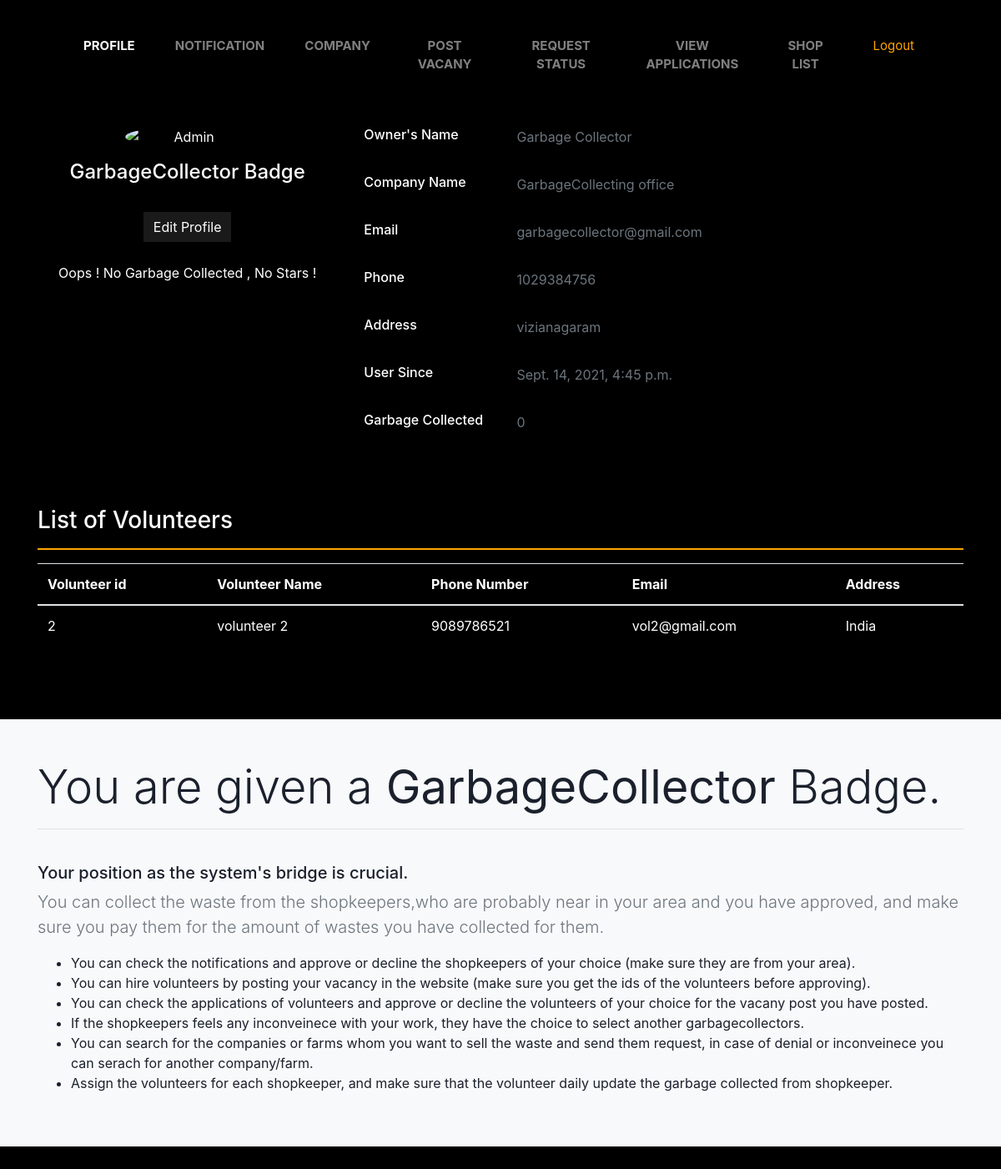
/profile_garbagecollector/1, run on the app's committed database.
### my_app/models.py (models this page shows, shortened)
class garbagecollecter(models.Model):
    id = models.AutoField(primary_key=True)
    garbagecollectorname = models.CharField("Owner's name",max_length=225)
    garbagecollector_company_name = models.CharField("Your Shop name",max_length=255)
    password = models.CharField("Password",max_length=100)
    phone = models.CharField("Your Phone Number",max_length=100)
    email = models.EmailField("Your Email")
    city = models.CharField("Your City",max_length=200)
    state = models.CharField("Your State",max_length=200)
    address = models.CharField("Your Address",max_length=200)
    picker = models.ForeignKey(volunteer,on_delete=CASCADE,related_name="garbagecollector_collector",default=1)
    volunteers = models.ManyToManyField(volunteer, blank=True, related_name="garabgecollector_volunteers")
    garbage_collected = models.IntegerField(default=0)
    created_on = models.DateTimeField(auto_now_add=True)

class volunteer(models.Model):
    id = models.AutoField(primary_key=True)
    name = models.CharField("Owner's name",max_length=225)
    password = models.CharField("Password",max_length=100)
    phone = models.CharField("Your Phone Number",max_length=100)
    email = models.EmailField("Your Email")
    address = models.CharField("Your Address",max_length=200)
    created_on = models.DateTimeField(auto_now_add=True)

### my_app/views.py (the view)
# urls.py: path('profile_garbagecollector/<int:id>',views.garbagecollector_profile,name="profile_garbagecollector"),
def garbagecollector_profile(request,id):
    member = garbagecollecter.objects.get(id=id)
    return render(request,'garbagecollector/garbagecollector_page.html',{'member':member})

### my_app/templates/garbagecollector/garbagecollector_page.html (shortened to what this page needs)
<!DOCTYPE html>
<html lang="en">
<head>
    <link rel="stylesheet" href="https://maxcdn.bootstrapcdn.com/bootstrap/4.0.0/css/bootstrap.min.css">
</head>
<body>
        <div class="container">
          <div class="container">
          <nav class="navbar navbar-expand-sm navbar-dark text-center">
            <div class="collapse navbar-collapse" id="navbarNav">
              <ul class="navbar-nav">
                <li class="nav-item active">
                  <a class="nav-link" href="{% url 'profile_garbagecollector' member.id %}">Profile</a>
                </li>
                <li class="nav-item">
                  <a class="nav-link" href="{% url 'Requests_view_shop' member.id %}">Notification</a>
                </li>
                <li class="nav-item">
                  <a class="nav-link" href="{% url 'search_company' member.id %}">Company</a>
                </li>
                <li class="nav-item">
                  <a class="nav-link" href="{% url 'vacancy_garbagecollector' member.id %}">Post Vacany</a>
                </li>
                <li class="nav-item">
                  <a class="nav-link" href="{% url 'Company' member.id %}">Request Status</a>
                </li>
                <li class="nav-item">
                  <a class="nav-link" href="{% url 'View_application_gar' member.id %}">View Applications</a>
                </li>
                <li class="nav-item">
                  <a class="nav-link" href="{% url 'Shops_list' member.id %}">Shop List</a>
                </li>
                <form method="POST" action="{% url 'logout' %}">
                  <li class="nav-item">
                    <input style="padding: .5em .8em;font-size: 15px;color: orange;background: none;border: none;" type="submit" value="Logout">
                  </li>
                </form>
              </ul>
            </div>
          </nav>
          </div>
          <br>
                  <div class="row gutters-sm">
                    <div class="col-md-4 mb-3">
                      <div class="card">
                        <div class="card-body">
                          <div class="d-flex flex-column align-items-center text-center">
                            <img src="https://th.bing.com/th/id/OIP.ajpGSnqh7Hn_c-7m4C47swHaHa?w=180&h=180&c=7&r=0&o=5&dpr=1.25&pid=1.7" alt="Admin" class="rounded-circle" width="150">
                            <div class="mt-3">
                              <h4>GarbageCollector Badge</h4><br>
                              <a style="text-decoration: none;color:white"class="btn btn-three" href="{% url 'gar_edit' member.id %}" >Edit Profile</a><br><br>
                              {% if member.garbage_collected == 0 %}
                              Oops ! No Garbage Collected , No Stars !
                              {% elif member.garbage_collected == 5 %}
                              {{ member.garbage_collected }} Yeah ! Good Start !
                              {% elif member.garbage_collected == 10 %}
                              {{ member.garbage_collected }} Yeah ! Good ! &starf;
                              {% elif member.garbage_collected == 100 %}
                              {{ member.garbage_collected }} Yeah ! Good ! &starf;&starf;
                              {% else %}
                              {{ member.garbage_collected }}
                              {% endif %}
                            </div>
                          </div>
                        </div>
                      </div>
                    </div>
                    <div class="col-md-8">
                      <div class="card mb-3">
                        <div class="card-body">
                          <div class="row">
                            <div class="col-sm-3">
                              <h6 class="mb-0">Owner's Name</h6>
                            </div>
                            <div class="col-sm-9 text-secondary" >
                              {{ member.garbagecollectorname }}
                            </div>
                          </div>
                          <hr>
                          <div class="row">
                            <div class="col-sm-3">
                              <h6 class="mb-0">Company Name</h6>
                            </div>
                            <div class="col-sm-9 text-secondary">
                              {{ member.garbagecollector_company_name }}
                            </div>
                          </div>
                          <hr>
                          <div class="row">
                            <div class="col-sm-3">
                              <h6 class="mb-0">Email</h6>
                            </div>
                            <div class="col-sm-9 text-secondary">
                              {{ member.email }}
                            </div>
                          </div>
                          <hr>
                          <div class="row">
                            <div class="col-sm-3">
                              <h6 class="mb-0">Phone</h6>
                            </div>
                            <div class="col-sm-9 text-secondary">
                              {{ member.phone }}
                            </div>
                          </div>
                          <hr>
                          <div class="row">
                            <div class="col-sm-3">
                              <h6 class="mb-0">Address</h6>
                            </div>
                            <div class="col-sm-9 text-secondary">
                                {{ member.address }}
                            </div>
                          </div>
                          <hr>
                          <div class="row">
                            <div class="col-sm-3">
                              <h6 class="mb-0">User Since</h6>
                            </div>
                            <div class="col-sm-9 text-secondary">
                              {{ member.created_on }}
                            </div>
                          </div>
                          <hr>
                          <div class="row">
                            <div class="col-sm-3">
                              <h6 class="mb-0">Garbage Collected</h6>
                            </div>
                            <div class="col-sm-9 text-secondary">
                              {{ member.garbage_collected }}
                            </div>
                          </div>
                          <hr>
                        </div>
                      </div>
                    </div>
                  </div>
                </div>
      <div class="container" style="margin-top: 2%;">
        <h3 style="color: white;">List of Volunteers</h3><hr style="background: orange;border: 1px solid orange;">
          <table class="table" style="color: white;">
            <thead>
              <tr>
                <th>Volunteer id</th>
                <th>Volunteer Name</th>
                <th>Phone Number</th>
                <th>Email</th>
                <th>Address</th>
              </tr>
            </thead>
            <tbody>
              {% for i in member.volunteers.all %}
              <tr>
                <td>{{ i.id }}</td>
                <td>{{ i.name }}</td>
                <td>{{ i.phone }}</td>
                <td>{{ i.email }}</td>
                <td>{{ i.address }}</td>
              </tr>
              {% endfor %}
            </tbody>
          </table>
        </div>
<br>
<br><br>
          <div class="bg-light">
            <div class="container py-5">
              <div class="row align-items-center">
                <div class="col-lg-12">
                  <h4 class="display-4">You are given a <b>GarbageCollector</b> Badge.</h4><hr><br>
                  <h5>Your position as the system's bridge is crucial.</h5>
                  <p class="lead text-muted"> You can collect the waste from the shopkeepers,who are probably near in your area and you have approved, and make sure you pay them for the amount of wastes you have collected for them.
                  </p>
                  <ul>
                    <li>You can check the notifications and approve or  decline the shopkeepers of your choice (make sure they are from your area).</li>
                    <li>You can hire volunteers by posting your vacancy in the website (make sure you get the ids of the volunteers before approving).</li>
                    <li>You can check the applications of volunteers and approve or  decline the volunteers of your choice for the vacany post you have posted.</li>
                    <li>If the shopkeepers feels any inconveinece with your work, they have the choice to select another garbagecollectors.</li>
                    <li>You can search for the companies or farms whom you want to sell the waste and send them request, in case of denial or inconveinece you can serach for another company/farm.</li>
                    <li>Assign the volunteers for each shopkeeper, and make sure that the volunteer daily update the garbage collected from shopkeeper.</li>
                  </ul>
                </div>
              </div>
            </div>
          </div>
          <br>
          <br>
</body>
</html>

### my_app/templates/garbagecollector/garbagecollector_page.html (style rules this page uses)
body { margin-top:20px; color: #1a202c; text-align: left; background-color: black; }
.card { box-shadow: 0 1px 3px 0 rgba(0,0,0,.1), 0 1px 2px 0 rgba(0,0,0,.06); }
.card { position: relative; display: flex; flex-direction: column; min-width: 0; word-wrap: break-word; background-color: transparent; background-clip: border-box; border: 0 solid rgba(0,0,0,.125); border-radius: .25rem; color:white; }
.card-body { flex: 1 1 auto; min-height: 1px; padding: 1rem; }
.gutters-sm { margin-right: -8px; margin-left: -8px; }
.gutters-sm>.col, .gutters-sm>[class*=col-] { padding-right: 8px; padding-left: 8px; }
.mb-3, .my-3 { margin-bottom: 1rem!important; }
.navbar-nav { text-transform: uppercase; text-align: center; font-weight: bold; }
.navbar-nav * { box-sizing: border-box; transition: all .35s ease; }
.navbar-nav li { display: inline-block; list-style: outside none none; margin: .5em 1em; padding: 0; }
.navbar-nav a { padding: .5em .8em; color: rgba(255,255,255,.5); position: relative; text-decoration: none; font-size: 15px; }
.navbar-nav a::before, .navbar-nav a::after { content: ''; height: 14px; width: 14px; position: absolute; transition: all .35s ease; opacity: 0; }
.navbar-nav a::before { content: ''; right: 0; top: 0; border-top: 3px solid orange; border-right: 3px solid orange; transform: translate(-100%, 50%); }
.navbar-nav a:after { content: ''; left: 0; bottom: 0; border-bottom: 3px solid orange; border-left: 3px solid orange; transform: translate(100%, -50%) }
.btn-three { color: #FFF; transition: all 0.5s; position: relative; }
.btn-three::before { content: ''; position: absolute; top: 0; left: 0; width: 100%; height: 100%; z-index: 1; background-color: rgba(255,255,255,0.1); transition: all 0.3s; }
.btn-three::after { content: ''; position: absolute; top: 0; left: 0; width: 100%; height: 100%; z-index: 1; opacity: 0; transition: all 0.3s; border: 1px solid orange; transform: scale(1.2,1.2); }

### data on the page
garbagecollecter: garbagecollectorname "Garbage Collector", garbagecollector_company_name "GarbageCollecting office", email "garbagecollector@gmail.com", phone "1029384756", address "vizianagaram", created_on "Sept. 14, 2021, 4:45 p.m.", garbage_collected "0"
volunteer: id "2", name "volunteer 2", phone "9089786521", email "vol2@gmail.com", address "India"
